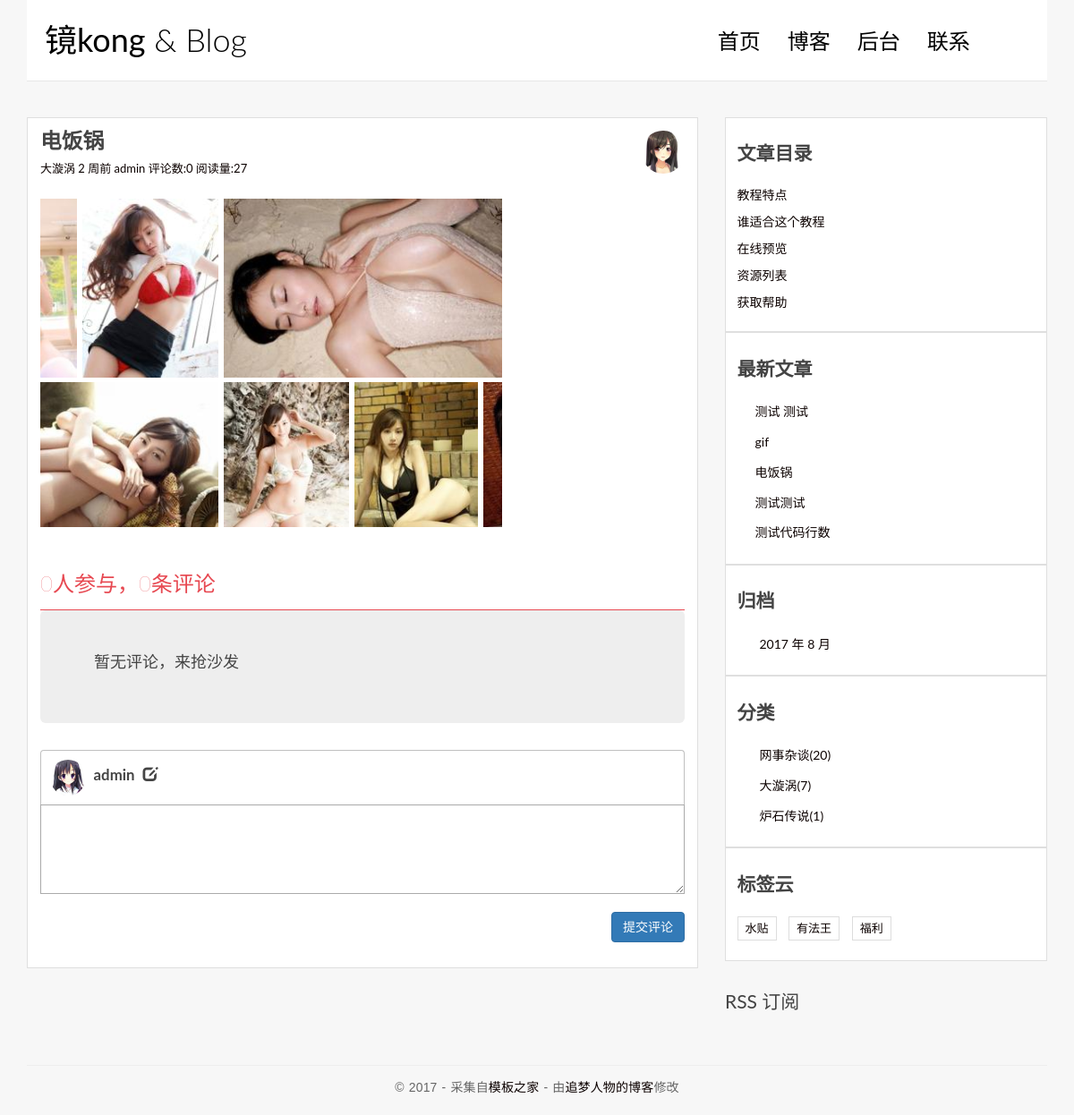
/post/62/ (signed in), run on the app's committed database.
### blog/models.py (models this page shows, shortened)
class Post(models.Model):
    title = models.CharField(max_length=70)
    def __str__(self):
        return self.title
    def get_absolute_url(self):
        return reverse('blog:detail', kwargs={'pk': self.pk})
    body = RichTextUploadingField(verbose_name='正文')
    views = models.PositiveIntegerField(default=0)
    def increase_views(self):
        self.views += 1
        self.save(update_fields=['views'])
    excerpt = models.CharField(max_length=200, blank=True)
    created_time = models.DateTimeField(auto_now_add=True)
    modified_time = models.DateTimeField(auto_now_add=True)
    category = models.ForeignKey(Category)
    tags = models.ManyToManyField(Tag, blank=True)
    author = models.ForeignKey(User)
    def save(self, *args, **kwargs):
        if not self.excerpt:
            md = markdown.Markdown(extensions=[
                'markdown.extensions.extra',
                'markdown.extensions.codehilite',
            ])
            self.excerpt = strip_tags(md.convert(self.body))[:54]+'...'
        super(Post, self).save(*args, **kwargs)
    class Meta:
        ordering = ['-created_time']

class Category(models.Model):
    name = models.CharField(max_length=100)

class Tag(models.Model):
    name = models.CharField(max_length=70)

### blog/views.py (the view)
# urls.py: url(r'^post/(?P<pk>[0-9]+)/$', views.PostDetailView.as_view(), name='detail'),
class PostDetailView(DetailView):
    model = Post
    template_name = 'blog/detail.html'
    context_object_name = 'post'
    def get(self, request, *args, **kwargs):
        response = super(PostDetailView, self).get(request, *args, **kwargs)
        self.object.increase_views()
        return response

### templates/blog/detail.html (shortened to what this page needs)
{% extends 'base.html' %}
{% load staticfiles %}
{% block main %}
    <article class="post post-{{ post.pk }}">
    <header class="entry-header">
     <img width="48" height="48" alt="Tilo Mitra&#x27;s avatar" class="post-avatar" src="{% static 'blog/img/moe.png' %}">
    <h1 class="entry-title">{{ post.title }}</h1>
    <div class="entry-meta">
      <span class="post-category111"><a href="#">{{ post.category.name }}</a></span>
        <span class="post-data"><a href="#">{{ post.created_time|timesince }}前</a></span>
      <span class="post-author"><a href="#">{{ post.author }}</a></span>
      <span class="comments-link"><a href="#">评论数:{{ post.comment_set.count }}</a></span>
      <span class="views-count"><a href="#">阅读量:{{ post.views }}</a></span>
    </div>
  </header>
  <div>
    {{ post.body|safe}}
  </div>
        {% include 'easy_comment/comment_list.html' with post=post %}
  {% include 'easy_comment/comment_form.html' with post=post %}
</article>
{% endblock main %}
{% block toc %}
<div class="widget widget-content">
    <h3 class="widget-title">文章目录</h3>
    <ul class="list-unstyled">
        <li>
            <a href="#">教程特点</a>
        </li>
        <li>
            <a href="#">谁适合这个教程</a>
        </li>
        <li>
            <a href="#">在线预览</a>
        </li>
        <li>
            <a href="#">资源列表</a>
        </li>
        <li>
            <a href="#">获取帮助</a>
        </li>
        </ul>
    </div>
{% endblock toc %}

### templates/base.html (shortened to what this page needs)
{% load staticfiles %}
{% load blog_tags %}
<!DOCTYPE html>
<html>
<head>
    <link rel="stylesheet" href="http://code.ionicframework.com/ionicons/2.0.1/css/ionicons.min.css">
    <link rel="stylesheet" href="//cdn.bootcss.com/bootstrap/3.3.7/css/bootstrap.min.css">
    <link rel="stylesheet" href="{% static 'blog/css/bootstrap.min.css' %}">
    <link rel="stylesheet" href="{% static 'blog/css/pace.css' %}">
    <link rel="stylesheet" href="{% static 'blog/css/custom.css' %}">
    <link rel="stylesheet" href="{% static 'blog/css/prism.css' %}">
    <link rel="stylesheet" href="{% static 'blog/css/highlights/github.css' %}">
    <link rel="stylesheet" href="{% static 'easy_comment/css/comment.css' %}">
    <link rel="stylesheet" href="{% static 'easy_comment/css/prism.css' %}">
    <link rel="stylesheet" href="https://unpkg.com/purecss@1.0.0/build/pure-min.css">
    <link rel="stylesheet" href="https://unpkg.com/purecss@1.0.0/build/grids-responsive-min.css">
    <link rel="stylesheet" href="{% static 'blog/css/blog.css' %}">
</head>
<body>
<div class="container">
    <header id="site-header">
        <div class="row">
            <div class="col-md-4 col-sm-5 col-xs-8">
                <div class="logo">
                    <h1><a href="{% url 'blog:index' %}"><b>镜kong</b> &amp; Blog</a></h1>
                </div>
            </div>
            <div class="col-md-8 col-sm-7 col-xs-4">
                <nav class="main-nav" role="navigation">
                    <div class="collapse navbar-collapse" id="bs-example-navbar-collapse-1">
                        <ul class="nav navbar-nav navbar-right">
                            <li class="cl-effect-11"><a href="index.html" data-hover="首页">首页</a></li>
                            <li class="cl-effect-11"><a href="full-width.html" data-hover="博客">博客</a></li>
                            <li class="cl-effect-11"><a href="admin/" data-hover="后台">后台</a></li>
                            <li class="cl-effect-11"><a href="contact.html" data-hover="联系">联系</a></li>
                        </ul>
                    </div>
                </nav>
            </div>
        </div>
    </header>
</div>
<div class="content-body">
    <div class="container">
        <div class="row">
            <main class="col-md-8">
                {% block main %}
                {% endblock main %}
            </main>
            <aside class="col-md-4">
                {% block toc %}
                {% endblock toc %}
                <div class="widget widget-recent-posts">
                    <h3 class="widget-title">最新文章</h3>
                    {% get_recent_posts as recent_post_list %}
                    <ul>
                        {% for post in recent_post_list %}
                        <li>
                            <a href="{{ post.get_absolute_url }}">{{ post.title }}</a>
                        </li>
                        {% endfor %}
                    </ul>
                </div>
                <div class="widget widget-archives">
                    <h3 class="widget-title">归档</h3>
                    {% archives as date_list %}
                    <ul>
                        {% for date in date_list %}
                        <li>
                            <a href="#">{{date.year}} 年 {{date.month}} 月</a>
                        </li>
                        {% empty %}
                        暂无归档
                        {% endfor %}
                    </ul>
                </div>
                <div class="widget widget-category">
                    <h3 class="widget-title">分类</h3>
                    {% get_categories as category_list %}
                    <ul>
                        {% for category in category_list %}
                        <li>
                            <a href="{% url 'blog:category' category.pk %}">{{category.name}}<span class="post-count">({{ category.num_posts}})</span></a>
                        </li>
                        {% endfor %}
                    </ul>
                </div>
                <div class="widget widget-tag-cloud">
                    <h3 class="widget-title">标签云</h3>
                    {% get_tag as tag_list %}
                    <ul>
                        {% for Tag in tag_list %}
                        <li>
                            <a href="{% url 'blog:tag' Tag.pk %}">{{Tag.name}}</a>
                        </li>
                        {% endfor %}
                    </ul>
                </div>
                <div class="rss">
                    <a href=""> RSS 订阅</a>
                </div>
            </aside>
        </div>
    </div>
</div>
<footer id="site-footer">
    <div class="container">
        <div class="row">
            <div class="col-md-12">
                <p class="copyright">&copy 2017 - 采集自<a href="http://www.cssmoban.com/"
                                                        target="_blank" title="模板之家">模板之家</a>
                    - 由<a href="http://zmrenwu.com/" title="网页模板" target="_blank">追梦人物的博客</a>修改
                </p>
            </div>
        </div>
    </div>
</footer>
</body>
</html>

### easy_comment/templates/easy_comment/comment_list.html
{% load comment_tags %}
{% load mptt_tags %}
{% load staticfiles %}
{% get_comment_list_of post as nodes %}
{% get_comments_user_count post as user_count %}
<div class="container-fluid">
    <div class="comment-count">
        <h3>{{ user_count }}人参与，{{ nodes.count }}条评论</h3>
    </div>
    <div class="comment-list">
        {% if nodes.count > 0 %}
            {% recursetree nodes %}
            <div class="row {% if node.is_root_node %}comment-root{% else %}comment-leaf{% endif %}" id="c{{ node.id }}">
                <div class="col-md-1 comment-left">
                    <a class="comment-avatar">
                        <img class="post-avatar-left" src="{% static 'easy_comment/image/moe.png' %}" alt="{{ node.user_name }}头像">
                    </a>
                </div>
                <div class="col-md-11 comment-right">
                    <span class="comment-user"><strong>
                        {{ node.user_name }}
                    </strong></span>
                    {% if not node.is_root_node %}
                    <span class="glyphicon glyphicon-share-alt"></span>
                    <span class="comment-reply-to">@{{ node.parent.user_name }}</span>
                    {% endif %}
                    <span class="comment-time pull-right">{{ node.submit_date|timesince }}前</span>
                    <div class="comment-content">
                        <p>{{ node.content|safe }}</p>
                    </div>
                    {% get_like_action request.user node as action %}
                    {% get_like_count node as like_num %}
                    {% get_dislike_count node as dislike_num %}
                    <a class="like {% if not request.user.is_authenticated %}no-login{% endif %}" id="like-{{ node.id }}" data-id="{{ node.id }}" data-action="{% if action == 1 %}cancel-like{% else %}like{% endif %}" href="javascript:void(0);">
                        <span class="glyphicon glyphicon-thumbs-up {% if action == 1 %}red-finger{% endif %}"></span><span class="like-total">{{ like_num }}</span></a>
                    <a class="like {% if not request.user.is_authenticated %}no-login{% endif %}" id="dislike-{{ node.id }}" data-id="{{ node.id }}" data-action="{% if action == -1 %}cancel-dislike{% else %}dislike{% endif %}" href="javascript:void(0);">
                        <span class="glyphicon glyphicon-thumbs-down {% if action == -1  %}red-finger{% endif %}"></span><span class="dislike-total">{{ dislike_num }}</span></a>
                    <a class="comment-reply {% if not request.user.is_authenticated %}no-login{% endif %}" data-name="@{{ node.user_name }}" id="a-{{ node.id }}" href="#cmt-form">
                        回复
                    </a>
                </div>
            </div>
            <div class="comment-children {% if node.is_root_node %}first-generation{% endif %}">
                {% if not node.is_leaf_node %}
                    {{ children }}
                {% endif %}
            </div>
            {% endrecursetree %}
        {% else %}
            <div class="jumbotron">
                <h4>暂无评论，来抢沙发</h4>
            </div>
        {% endif %}
    </div>
</div>

### easy_comment/templates/easy_comment/comment_form.html (shortened to what this page needs)
{% load staticfiles %}
{% load comment_tags %}
{% generate_form_for post as form %}
<div class="container-fluid" id="cmt-form">
{% if request.user.is_authenticated %}
    <div class="comment-header">
        <a class="comment-avatar">
            <img class="post-avatar-left" class="img-rounded" src="{% static 'easy_comment/image/moe.png' %}">
        </a>
        <span><strong>
            {{ request.user.username }}
        </strong></span>
        <span class="glyphicon glyphicon-edit"></span>
    </div>
    <form class="comment-form" method="post" action="{% url 'easy_comment:submit_comment' post.id %}">
        {% for field in form %}
        {{ field }}
        {% endfor %}
        <button class="btn btn-primary pull-right" type="submit">提交评论</button>
    </form>
{% else %}
    <div class="jumbotron">
        <h3 class="text-center"><a>登录</a>后参与评论</h3>
    </div>
{% endif %}
</div>

### data on the page
Post: title "电饭锅", category.name "大漩涡", created_time "2 周", author "admin", comment_set.count "0", views "27", body (picture), count "0"
Post: title "测试 测试"
Post: title "gif"
Post: title "测试测试"
Post: title "测试代码行数"
Category: name "网事杂谈", num_posts "20"
Category: name "大漩涡", num_posts "7"
Category: name "炉石传说", num_posts "1"
Tag: name "水贴"
Tag: name "有法王"
Tag: name "福利"

### other printed values
{{ user_count }} "0"
{{ request.user.username }} "admin"
{{ date.year }} "2017"
{{ date.month }} "8"
